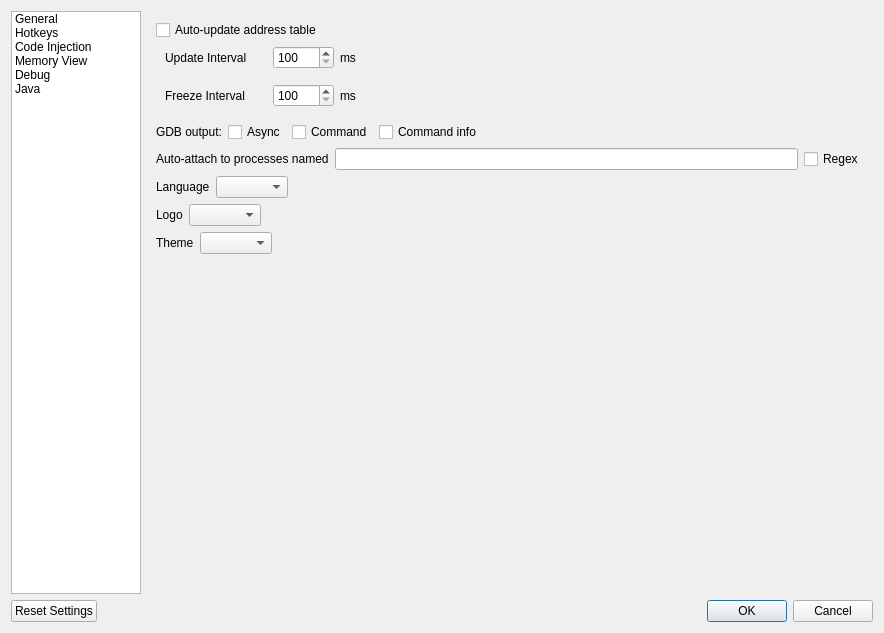
<?xml version="1.0" encoding="UTF-8"?>
<ui version="4.0">
 <class>Dialog</class>
 <widget class="QDialog" name="Dialog">
  <property name="geometry">
   <rect>
    <x>0</x>
    <y>0</y>
    <width>884</width>
    <height>633</height>
   </rect>
  </property>
  <property name="windowTitle">
   <string>Settings</string>
  </property>
  <layout class="QGridLayout" name="gridLayout">
   <item row="0" column="0">
    <layout class="QVBoxLayout" name="verticalLayout">
     <item>
      <layout class="QHBoxLayout" name="horizontalLayout_2">
       <item>
        <widget class="QListWidget" name="listWidget_Options">
         <property name="sizePolicy">
          <sizepolicy hsizetype="Fixed" vsizetype="Expanding">
           <horstretch>0</horstretch>
           <verstretch>0</verstretch>
          </sizepolicy>
         </property>
         <property name="maximumSize">
          <size>
           <width>130</width>
           <height>16777215</height>
          </size>
         </property>
         <item>
          <property name="text">
           <string>General</string>
          </property>
         </item>
         <item>
          <property name="text">
           <string>Hotkeys</string>
          </property>
         </item>
         <item>
          <property name="text">
           <string>Code Injection</string>
          </property>
         </item>
         <item>
          <property name="text">
           <string>Memory View</string>
          </property>
         </item>
         <item>
          <property name="text">
           <string>Debug</string>
          </property>
         </item>
         <item>
          <property name="text">
           <string>Java</string>
          </property>
         </item>
        </widget>
       </item>
       <item>
        <widget class="QStackedWidget" name="stackedWidget">
         <property name="minimumSize">
          <size>
           <width>500</width>
           <height>500</height>
          </size>
         </property>
         <property name="currentIndex">
          <number>0</number>
         </property>
         <widget class="QWidget" name="page">
          <layout class="QGridLayout" name="gridLayout_2">
           <item row="0" column="0">
            <layout class="QVBoxLayout" name="verticalLayout_5">
             <item>
              <layout class="QHBoxLayout" name="horizontalLayout_7">
               <item>
                <layout class="QVBoxLayout" name="verticalLayout_3">
                 <item>
                  <layout class="QVBoxLayout" name="verticalLayout_2">
                   <item>
                    <widget class="QCheckBox" name="checkBox_AutoUpdateAddressTable">
                     <property name="text">
                      <string>Auto-update address table</string>
                     </property>
                    </widget>
                   </item>
                  </layout>
                 </item>
                 <item>
                  <widget class="QWidget" name="QWidget_UpdateInterval" native="true">
                   <layout class="QHBoxLayout" name="horizontalLayout_UpdateInterval">
                    <property name="topMargin">
                     <number>0</number>
                    </property>
                    <item>
                     <widget class="QLabel" name="label">
                      <property name="minimumSize">
                       <size>
                        <width>102</width>
                        <height>0</height>
                       </size>
                      </property>
                      <property name="text">
                       <string>Update Interval</string>
                      </property>
                     </widget>
                    </item>
                    <item>
                     <widget class="QSpinBox" name="spinBox_UpdateInterval">
                      <property name="minimum">
                       <number>100</number>
                      </property>
                      <property name="maximum">
                       <number>10000</number>
                      </property>
                      <property name="singleStep">
                       <number>100</number>
                      </property>
                     </widget>
                    </item>
                    <item>
                     <widget class="QLabel" name="label_2">
                      <property name="text">
                       <string notr="true">ms</string>
                      </property>
                     </widget>
                    </item>
                   </layout>
                  </widget>
                 </item>
                 <item>
                  <widget class="QWidget" name="LockInterval" native="true">
                   <layout class="QHBoxLayout" name="horizontalLayout_14">
                    <property name="topMargin">
                     <number>0</number>
                    </property>
                    <item>
                     <widget class="QLabel" name="label_12">
                      <property name="sizePolicy">
                       <sizepolicy hsizetype="Preferred" vsizetype="Preferred">
                        <horstretch>0</horstretch>
                        <verstretch>0</verstretch>
                       </sizepolicy>
                      </property>
                      <property name="minimumSize">
                       <size>
                        <width>102</width>
                        <height>0</height>
                       </size>
                      </property>
                      <property name="baseSize">
                       <size>
                        <width>0</width>
                        <height>0</height>
                       </size>
                      </property>
                      <property name="text">
                       <string>Freeze Interval</string>
                      </property>
                     </widget>
                    </item>
                    <item>
                     <widget class="QSpinBox" name="spinBox_FreezeInterval">
                      <property name="minimum">
                       <number>100</number>
                      </property>
                      <property name="maximum">
                       <number>10000</number>
                      </property>
                      <property name="singleStep">
                       <number>100</number>
                      </property>
                     </widget>
                    </item>
                    <item>
                     <widget class="QLabel" name="label_10">
                      <property name="text">
                       <string notr="true">ms</string>
                      </property>
                     </widget>
                    </item>
                   </layout>
                  </widget>
                 </item>
                </layout>
               </item>
               <item>
                <spacer name="horizontalSpacer_4">
                 <property name="orientation">
                  <enum>Qt::Horizontal</enum>
                 </property>
                 <property name="sizeHint" stdset="0">
                  <size>
                   <width>40</width>
                   <height>20</height>
                  </size>
                 </property>
                </spacer>
               </item>
              </layout>
             </item>
             <item>
              <layout class="QHBoxLayout" name="horizontalLayout_3">
               <item>
                <widget class="QLabel" name="label_8">
                 <property name="text">
                  <string>GDB output:</string>
                 </property>
                </widget>
               </item>
               <item>
                <widget class="QCheckBox" name="checkBox_OutputModeAsync">
                 <property name="text">
                  <string>Async</string>
                 </property>
                </widget>
               </item>
               <item>
                <widget class="QCheckBox" name="checkBox_OutputModeCommand">
                 <property name="text">
                  <string>Command</string>
                 </property>
                </widget>
               </item>
               <item>
                <widget class="QCheckBox" name="checkBox_OutputModeCommandInfo">
                 <property name="text">
                  <string>Command info</string>
                 </property>
                </widget>
               </item>
               <item>
                <spacer name="horizontalSpacer_7">
                 <property name="orientation">
                  <enum>Qt::Horizontal</enum>
                 </property>
                 <property name="sizeHint" stdset="0">
                  <size>
                   <width>40</width>
                   <height>20</height>
                  </size>
                 </property>
                </spacer>
               </item>
              </layout>
             </item>
             <item>
              <layout class="QHBoxLayout" name="horizontalLayout_12">
               <item>
                <widget class="QLabel" name="label_9">
                 <property name="toolTip">
                  <string>On start, automatically attach to processes with name matching one of the entries
Patterns at former positions have higher priority if regex is off</string>
                 </property>
                 <property name="text">
                  <string>Auto-attach to processes named</string>
                 </property>
                </widget>
               </item>
               <item>
                <widget class="QLineEdit" name="lineEdit_AutoAttach"/>
               </item>
               <item>
                <widget class="QCheckBox" name="checkBox_AutoAttachRegex">
                 <property name="text">
                  <string>Regex</string>
                 </property>
                </widget>
               </item>
              </layout>
             </item>
             <item>
              <layout class="QHBoxLayout" name="horizontalLayout_13">
               <item>
                <widget class="QLabel" name="label_13">
                 <property name="text">
                  <string>Language</string>
                 </property>
                </widget>
               </item>
               <item>
                <widget class="QComboBox" name="comboBox_Language"/>
               </item>
               <item>
                <spacer name="horizontalSpacer_10">
                 <property name="orientation">
                  <enum>Qt::Horizontal</enum>
                 </property>
                 <property name="sizeHint" stdset="0">
                  <size>
                   <width>40</width>
                   <height>20</height>
                  </size>
                 </property>
                </spacer>
               </item>
              </layout>
             </item>
             <item>
              <layout class="QHBoxLayout" name="horizontalLayout_15">
               <item>
                <widget class="QLabel" name="label_11">
                 <property name="text">
                  <string>Logo</string>
                 </property>
                </widget>
               </item>
               <item>
                <widget class="QComboBox" name="comboBox_Logo"/>
               </item>
               <item>
                <spacer name="horizontalSpacer_8">
                 <property name="orientation">
                  <enum>Qt::Horizontal</enum>
                 </property>
                 <property name="sizeHint" stdset="0">
                  <size>
                   <width>40</width>
                   <height>20</height>
                  </size>
                 </property>
                </spacer>
               </item>
              </layout>
             </item>
             <item>
              <layout class="QHBoxLayout" name="horizontalLayout_17">
               <item>
                <widget class="QLabel" name="label_14">
                 <property name="text">
                  <string>Theme</string>
                 </property>
                </widget>
               </item>
               <item>
                <widget class="QComboBox" name="comboBox_Theme"/>
               </item>
               <item>
                <spacer name="horizontalSpacer_11">
                 <property name="orientation">
                  <enum>Qt::Horizontal</enum>
                 </property>
                 <property name="sizeHint" stdset="0">
                  <size>
                   <width>40</width>
                   <height>20</height>
                  </size>
                 </property>
                </spacer>
               </item>
              </layout>
             </item>
             <item>
              <spacer name="verticalSpacer_2">
               <property name="orientation">
                <enum>Qt::Vertical</enum>
               </property>
               <property name="sizeHint" stdset="0">
                <size>
                 <width>20</width>
                 <height>40</height>
                </size>
               </property>
              </spacer>
             </item>
            </layout>
           </item>
          </layout>
         </widget>
         <widget class="QWidget" name="page_2">
          <layout class="QGridLayout" name="gridLayout_3">
           <item row="0" column="0">
            <layout class="QHBoxLayout" name="horizontalLayout_5">
             <item>
              <layout class="QVBoxLayout" name="verticalLayout_4">
               <item>
                <widget class="QLabel" name="label_3">
                 <property name="text">
                  <string>Functions</string>
                 </property>
                </widget>
               </item>
               <item>
                <widget class="QListWidget" name="listWidget_Functions">
                 <property name="currentRow">
                  <number>-1</number>
                 </property>
                </widget>
               </item>
              </layout>
             </item>
             <item>
              <layout class="QVBoxLayout" name="verticalLayout_6">
               <item>
                <layout class="QVBoxLayout" name="verticalLayout_Hotkey">
                 <item>
                  <widget class="QLabel" name="label_4">
                   <property name="text">
                    <string>Hotkey</string>
                   </property>
                  </widget>
                 </item>
                 <item>
                  <widget class="QLineEdit" name="lineEdit_Hotkey">
                   <property name="readOnly">
                    <bool>true</bool>
                   </property>
                   <property name="placeholderText">
                    <string>Press shortcut</string>
                   </property>
                  </widget>
                 </item>
                </layout>
               </item>
               <item>
                <layout class="QHBoxLayout" name="horizontalLayout_4">
                 <item>
                  <spacer name="horizontalSpacer">
                   <property name="orientation">
                    <enum>Qt::Horizontal</enum>
                   </property>
                   <property name="sizeHint" stdset="0">
                    <size>
                     <width>40</width>
                     <height>20</height>
                    </size>
                   </property>
                  </spacer>
                 </item>
                 <item>
                  <widget class="QPushButton" name="pushButton_ClearHotkey">
                   <property name="text">
                    <string>Clear</string>
                   </property>
                  </widget>
                 </item>
                </layout>
               </item>
               <item>
                <spacer name="verticalSpacer">
                 <property name="orientation">
                  <enum>Qt::Vertical</enum>
                 </property>
                 <property name="sizeHint" stdset="0">
                  <size>
                   <width>20</width>
                   <height>40</height>
                  </size>
                 </property>
                </spacer>
               </item>
              </layout>
             </item>
            </layout>
           </item>
          </layout>
         </widget>
         <widget class="QWidget" name="page_3">
          <layout class="QGridLayout" name="gridLayout_4">
           <item row="0" column="0">
            <layout class="QVBoxLayout" name="verticalLayout_9">
             <item>
              <layout class="QHBoxLayout" name="horizontalLayout_8">
               <item>
                <layout class="QVBoxLayout" name="verticalLayout_8">
                 <item>
                  <widget class="QLabel" name="label_5">
                   <property name="text">
                    <string>Code injection method:</string>
                   </property>
                  </widget>
                 </item>
                 <item>
                  <layout class="QHBoxLayout" name="horizontalLayout_6">
                   <item>
                    <layout class="QVBoxLayout" name="verticalLayout_7">
                     <item>
                      <widget class="QRadioButton" name="radioButton_SimpleDLopenCall">
                       <property name="text">
                        <string>Simp&amp;le dlopen call</string>
                       </property>
                      </widget>
                     </item>
                     <item>
                      <widget class="QRadioButton" name="radioButton_AdvancedInjection">
                       <property name="enabled">
                        <bool>false</bool>
                       </property>
                       <property name="text">
                        <string>Advanced In&amp;jection</string>
                       </property>
                      </widget>
                     </item>
                    </layout>
                   </item>
                  </layout>
                 </item>
                </layout>
               </item>
               <item>
                <spacer name="horizontalSpacer_5">
                 <property name="orientation">
                  <enum>Qt::Horizontal</enum>
                 </property>
                 <property name="sizeHint" stdset="0">
                  <size>
                   <width>40</width>
                   <height>20</height>
                  </size>
                 </property>
                </spacer>
               </item>
              </layout>
             </item>
             <item>
              <spacer name="verticalSpacer_3">
               <property name="orientation">
                <enum>Qt::Vertical</enum>
               </property>
               <property name="sizeHint" stdset="0">
                <size>
                 <width>20</width>
                 <height>40</height>
                </size>
               </property>
              </spacer>
             </item>
            </layout>
           </item>
          </layout>
         </widget>
         <widget class="QWidget" name="page_4">
          <layout class="QGridLayout" name="gridLayout_5">
           <item row="0" column="0">
            <layout class="QVBoxLayout" name="verticalLayout_10">
             <item>
              <widget class="QCheckBox" name="checkBox_ShowMemoryViewOnStop">
               <property name="text">
                <string>Bring Memory View to front when the inferior is stopped</string>
               </property>
              </widget>
             </item>
             <item>
              <layout class="QHBoxLayout" name="horizontalLayout_10">
               <item>
                <widget class="QLabel" name="label_6">
                 <property name="text">
                  <string>Instructions shown per scroll in Disassembly View</string>
                 </property>
                </widget>
               </item>
               <item>
                <widget class="QSpinBox" name="spinBox_InstructionsPerScroll"/>
               </item>
               <item>
                <spacer name="horizontalSpacer_6">
                 <property name="orientation">
                  <enum>Qt::Horizontal</enum>
                 </property>
                 <property name="sizeHint" stdset="0">
                  <size>
                   <width>40</width>
                   <height>20</height>
                  </size>
                 </property>
                </spacer>
               </item>
              </layout>
             </item>
             <item>
              <layout class="QHBoxLayout" name="horizontalLayout_19">
               <item>
                <widget class="QLabel" name="label_16">
                 <property name="text">
                  <string>Bytes shown per scroll in Hex View</string>
                 </property>
                </widget>
               </item>
               <item>
                <widget class="QSpinBox" name="spinBox_BytesPerScroll">
                 <property name="prefix">
                  <string notr="true">0x</string>
                 </property>
                 <property name="maximum">
                  <number>4096</number>
                 </property>
                 <property name="singleStep">
                  <number>16</number>
                 </property>
                 <property name="displayIntegerBase">
                  <number>16</number>
                 </property>
                </widget>
               </item>
               <item>
                <spacer name="horizontalSpacer_2">
                 <property name="orientation">
                  <enum>Qt::Horizontal</enum>
                 </property>
                 <property name="sizeHint" stdset="0">
                  <size>
                   <width>40</width>
                   <height>20</height>
                  </size>
                 </property>
                </spacer>
               </item>
              </layout>
             </item>
             <item>
              <spacer name="verticalSpacer_4">
               <property name="orientation">
                <enum>Qt::Vertical</enum>
               </property>
               <property name="sizeHint" stdset="0">
                <size>
                 <width>20</width>
                 <height>40</height>
                </size>
               </property>
              </spacer>
             </item>
            </layout>
           </item>
          </layout>
         </widget>
         <widget class="QWidget" name="page_5">
          <layout class="QGridLayout" name="gridLayout_6">
           <item row="0" column="0">
            <layout class="QVBoxLayout" name="verticalLayout_11">
             <item>
              <layout class="QHBoxLayout" name="horizontalLayout_11">
               <item>
                <layout class="QHBoxLayout" name="horizontalLayout_10">
                 <item>
                  <widget class="QLabel" name="label_GDBPath">
                   <property name="text">
                    <string>GDB Path</string>
                   </property>
                  </widget>
                 </item>
                 <item>
                  <widget class="QLineEdit" name="lineEdit_GDBPath"/>
                 </item>
                </layout>
               </item>
               <item>
                <widget class="QPushButton" name="pushButton_GDBPath"/>
               </item>
              </layout>
             </item>
             <item>
              <widget class="QCheckBox" name="checkBox_GDBLogging">
               <property name="text">
                <string>GDB Logging</string>
               </property>
              </widget>
             </item>
             <item>
              <layout class="QHBoxLayout" name="horizontalLayout_18">
               <item>
                <widget class="QLabel" name="label_15">
                 <property name="text">
                  <string>Interruption signal</string>
                 </property>
                </widget>
               </item>
               <item>
                <widget class="QComboBox" name="comboBox_InterruptSignal"/>
               </item>
               <item>
                <spacer name="horizontalSpacer_12">
                 <property name="orientation">
                  <enum>Qt::Horizontal</enum>
                 </property>
                 <property name="sizeHint" stdset="0">
                  <size>
                   <width>40</width>
                   <height>20</height>
                  </size>
                 </property>
                </spacer>
               </item>
              </layout>
             </item>
             <item>
              <layout class="QHBoxLayout" name="horizontalLayout_16">
               <item>
                <widget class="QPushButton" name="pushButton_HandleSignals">
                 <property name="text">
                  <string>Handle Signals</string>
                 </property>
                </widget>
               </item>
               <item>
                <spacer name="horizontalSpacer_9">
                 <property name="orientation">
                  <enum>Qt::Horizontal</enum>
                 </property>
                 <property name="sizeHint" stdset="0">
                  <size>
                   <width>40</width>
                   <height>20</height>
                  </size>
                 </property>
                </spacer>
               </item>
              </layout>
             </item>
             <item>
              <spacer name="verticalSpacer_5">
               <property name="orientation">
                <enum>Qt::Vertical</enum>
               </property>
               <property name="sizeHint" stdset="0">
                <size>
                 <width>20</width>
                 <height>40</height>
                </size>
               </property>
              </spacer>
             </item>
            </layout>
           </item>
          </layout>
         </widget>
         <widget class="QWidget" name="page_6">
          <layout class="QGridLayout" name="gridLayout_7">
           <item row="0" column="0">
            <widget class="QCheckBox" name="checkBox_JavaSegfault">
             <property name="text">
              <string>Ignore SIGSEGV for Java processes (overrides signal settings if enabled)</string>
             </property>
            </widget>
           </item>
           <item row="1" column="0">
            <spacer name="verticalSpacer_6">
             <property name="orientation">
              <enum>Qt::Vertical</enum>
             </property>
             <property name="sizeHint" stdset="0">
              <size>
               <width>20</width>
               <height>40</height>
              </size>
             </property>
            </spacer>
           </item>
          </layout>
         </widget>
        </widget>
       </item>
      </layout>
     </item>
     <item>
      <layout class="QHBoxLayout" name="horizontalLayout">
       <item>
        <widget class="QPushButton" name="pushButton_ResetSettings">
         <property name="text">
          <string>Reset Settings</string>
         </property>
        </widget>
       </item>
       <item>
        <spacer name="horizontalSpacer_3">
         <property name="orientation">
          <enum>Qt::Horizontal</enum>
         </property>
         <property name="sizeHint" stdset="0">
          <size>
           <width>40</width>
           <height>20</height>
          </size>
         </property>
        </spacer>
       </item>
       <item>
        <widget class="QDialogButtonBox" name="buttonBox">
         <property name="orientation">
          <enum>Qt::Horizontal</enum>
         </property>
         <property name="standardButtons">
          <set>QDialogButtonBox::Cancel|QDialogButtonBox::Ok</set>
         </property>
        </widget>
       </item>
      </layout>
     </item>
    </layout>
   </item>
  </layout>
 </widget>
 <resources/>
 <connections>
  <connection>
   <sender>buttonBox</sender>
   <signal>accepted()</signal>
   <receiver>Dialog</receiver>
   <slot>accept()</slot>
   <hints>
    <hint type="sourcelabel">
     <x>248</x>
     <y>254</y>
    </hint>
    <hint type="destinationlabel">
     <x>157</x>
     <y>274</y>
    </hint>
   </hints>
  </connection>
  <connection>
   <sender>buttonBox</sender>
   <signal>rejected()</signal>
   <receiver>Dialog</receiver>
   <slot>reject()</slot>
   <hints>
    <hint type="sourcelabel">
     <x>316</x>
     <y>260</y>
    </hint>
    <hint type="destinationlabel">
     <x>286</x>
     <y>274</y>
    </hint>
   </hints>
  </connection>
 </connections>
 <designerdata>
  <property name="gridDeltaX">
   <number>5</number>
  </property>
  <property name="gridDeltaY">
   <number>5</number>
  </property>
  <property name="gridSnapX">
   <bool>true</bool>
  </property>
  <property name="gridSnapY">
   <bool>true</bool>
  </property>
  <property name="gridVisible">
   <bool>true</bool>
  </property>
 </designerdata>
</ui>
